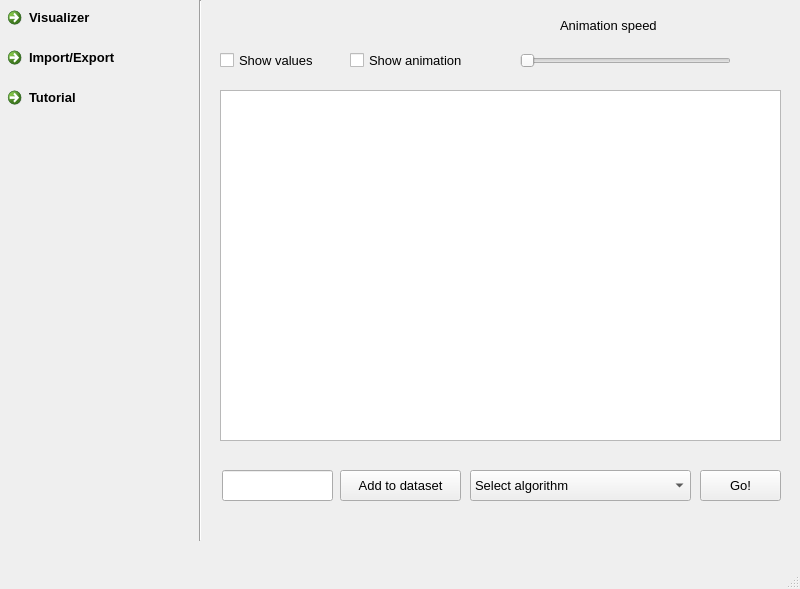
<?xml version="1.0" encoding="UTF-8"?>
<ui version="4.0">
 <class>MainWindow</class>
 <widget class="QMainWindow" name="MainWindow">
  <property name="geometry">
   <rect>
    <x>0</x>
    <y>0</y>
    <width>800</width>
    <height>589</height>
   </rect>
  </property>
  <property name="windowTitle">
   <string>MainWindow</string>
  </property>
  <widget class="QWidget" name="centralwidget">
   <widget class="QCheckBox" name="checkBox">
    <property name="geometry">
     <rect>
      <x>220</x>
      <y>50</y>
      <width>121</width>
      <height>20</height>
     </rect>
    </property>
    <property name="font">
     <font>
      <pointsize>10</pointsize>
     </font>
    </property>
    <property name="text">
     <string>Show values</string>
    </property>
   </widget>
   <widget class="QCheckBox" name="checkBox_2">
    <property name="geometry">
     <rect>
      <x>350</x>
      <y>50</y>
      <width>151</width>
      <height>20</height>
     </rect>
    </property>
    <property name="font">
     <font>
      <pointsize>10</pointsize>
     </font>
    </property>
    <property name="text">
     <string>Show animation</string>
    </property>
   </widget>
   <widget class="Line" name="line_2">
    <property name="geometry">
     <rect>
      <x>190</x>
      <y>0</y>
      <width>20</width>
      <height>541</height>
     </rect>
    </property>
    <property name="orientation">
     <enum>Qt::Vertical</enum>
    </property>
   </widget>
   <widget class="QCommandLinkButton" name="commandLinkButton">
    <property name="geometry">
     <rect>
      <x>0</x>
      <y>0</y>
      <width>201</width>
      <height>41</height>
     </rect>
    </property>
    <property name="font">
     <font>
      <family>Segoe UI</family>
      <pointsize>10</pointsize>
     </font>
    </property>
    <property name="text">
     <string>Visualizer</string>
    </property>
   </widget>
   <widget class="QCommandLinkButton" name="commandLinkButton_2">
    <property name="geometry">
     <rect>
      <x>0</x>
      <y>40</y>
      <width>201</width>
      <height>41</height>
     </rect>
    </property>
    <property name="font">
     <font>
      <family>Segoe UI</family>
      <pointsize>10</pointsize>
     </font>
    </property>
    <property name="text">
     <string>Import/Export</string>
    </property>
   </widget>
   <widget class="QCommandLinkButton" name="commandLinkButton_3">
    <property name="geometry">
     <rect>
      <x>0</x>
      <y>80</y>
      <width>201</width>
      <height>41</height>
     </rect>
    </property>
    <property name="font">
     <font>
      <family>Segoe UI</family>
      <pointsize>10</pointsize>
     </font>
    </property>
    <property name="text">
     <string>Tutorial</string>
    </property>
   </widget>
   <widget class="QSlider" name="horizontalSlider">
    <property name="geometry">
     <rect>
      <x>520</x>
      <y>50</y>
      <width>211</width>
      <height>22</height>
     </rect>
    </property>
    <property name="orientation">
     <enum>Qt::Horizontal</enum>
    </property>
   </widget>
   <widget class="QLabel" name="label">
    <property name="geometry">
     <rect>
      <x>560</x>
      <y>10</y>
      <width>131</width>
      <height>31</height>
     </rect>
    </property>
    <property name="font">
     <font>
      <pointsize>10</pointsize>
     </font>
    </property>
    <property name="text">
     <string>Animation speed</string>
    </property>
   </widget>
   <widget class="QGraphicsView" name="graphicsView">
    <property name="geometry">
     <rect>
      <x>220</x>
      <y>90</y>
      <width>561</width>
      <height>351</height>
     </rect>
    </property>
   </widget>
   <widget class="QLineEdit" name="lineEdit">
    <property name="geometry">
     <rect>
      <x>222</x>
      <y>470</y>
      <width>111</width>
      <height>31</height>
     </rect>
    </property>
    <property name="dragEnabled">
     <bool>false</bool>
    </property>
   </widget>
   <widget class="QPushButton" name="pushButton">
    <property name="geometry">
     <rect>
      <x>340</x>
      <y>470</y>
      <width>121</width>
      <height>31</height>
     </rect>
    </property>
    <property name="font">
     <font>
      <pointsize>10</pointsize>
     </font>
    </property>
    <property name="text">
     <string>Add to dataset</string>
    </property>
   </widget>
   <widget class="QComboBox" name="comboBox">
    <property name="geometry">
     <rect>
      <x>470</x>
      <y>470</y>
      <width>221</width>
      <height>31</height>
     </rect>
    </property>
    <property name="font">
     <font>
      <pointsize>10</pointsize>
     </font>
    </property>
    <item>
     <property name="text">
      <string>Select algorithm</string>
     </property>
    </item>
    <item>
     <property name="text">
      <string>Insertion sort</string>
     </property>
    </item>
    <item>
     <property name="text">
      <string>Selection sort</string>
     </property>
    </item>
    <item>
     <property name="text">
      <string>Bubble sort</string>
     </property>
    </item>
    <item>
     <property name="text">
      <string>Quick sort</string>
     </property>
    </item>
    <item>
     <property name="text">
      <string>Merge sort</string>
     </property>
    </item>
    <item>
     <property name="text">
      <string>Shell sort</string>
     </property>
    </item>
   </widget>
   <widget class="QPushButton" name="pushButton_2">
    <property name="geometry">
     <rect>
      <x>700</x>
      <y>470</y>
      <width>81</width>
      <height>31</height>
     </rect>
    </property>
    <property name="font">
     <font>
      <pointsize>10</pointsize>
     </font>
    </property>
    <property name="text">
     <string>Go!</string>
    </property>
   </widget>
  </widget>
  <widget class="QMenuBar" name="menubar">
   <property name="geometry">
    <rect>
     <x>0</x>
     <y>0</y>
     <width>800</width>
     <height>26</height>
    </rect>
   </property>
  </widget>
  <widget class="QStatusBar" name="statusbar"/>
 </widget>
 <resources/>
 <connections/>
</ui>
